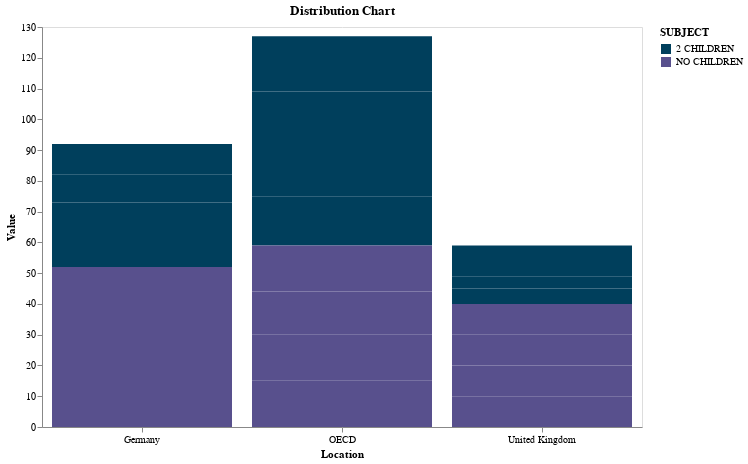

The notebook cell saved with this chart:
### Code cell
alt.Chart(df2_selectedlocations).mark_bar().encode(
    x=alt.X('LOCATION:N', title='Location').axis(
        grid=False,
        labelAngle=-0,
    ),
    y=alt.Y('VALUE:Q', title='Value').axis(
        grid=False
    ),
    #tooltip='SUBJECT:N',
    color=alt.Color('SUBJECT', scale=colors),
).properties(
    title='Distribution Chart',
    width=600,
    height=400
)

### Figure 1 — Vega-Lite specification as saved in the notebook (floating-point values rounded to 4 significant figures)
{"config": {"view": {"continuousWidth": 300, "continuousHeight": 300}}, "data": {"name": "data-7ac37f8d3de7093f73c28ba21ddf0d3e"}, "mark": {"type": "bar"}, "encoding": {"color": {"field": "SUBJECT", "scale": {"range": ["#003f5c", "#58508d", "#bc5090", "#ff6361", "#ffa600"]}, "type": "nominal"}, "x": {"axis": {"grid": false, "labelAngle": 0}, "field": "LOCATION", "title": "Location", "type": "nominal"}, "y": {"axis": {"grid": false}, "field": "VALUE", "title": "Value", "type": "quantitative"}}, "height": 400, "title": "Distribution Chart", "width": 600, "$schema": "https://vega.github.io/schema/vega-lite/v5.15.1.json", "datasets": {"data-7ac37f8d3de7093f73c28ba21ddf0d3e": [{"LOCATION": "Germany", "SUBJECT": "2 CHILDREN", "MEASURE": "HR_AVEWAGE", "TIME": 2019, "VALUE": 12}, {"LOCATION": "Germany", "SUBJECT": "2 CHILDREN", "MEASURE": "HR_AVEWAGE", "TIME": 2020, "VALUE": 9}, {"LOCATION": "Germany", "SUBJECT": "2 CHILDREN", "MEASURE": "HR_AVEWAGE", "TIME": 2021, "VALUE": 9}, {"LOCATION": "Germany", "SUBJECT": "2 CHILDREN", "MEASURE": "HR_AVEWAGE", "TIME": 2022, "VALUE": 10}, {"LOCATION": "Germany", "SUBJECT": "NO CHILDREN", "MEASURE": "HR_AVEWAGE", "TIME": 2019, "VALUE": 13}, {"LOCATION": "Germany", "SUBJECT": "NO CHILDREN", "MEASURE": "HR_AVEWAGE", "TIME": 2020, "VALUE": 13}, {"LOCATION": "Germany", "SUBJECT": "NO CHILDREN", "MEASURE": "HR_AVEWAGE", "TIME": 2021, "VALUE": 13}, {"LOCATION": "Germany", "SUBJECT": "NO CHILDREN", "MEASURE": "HR_AVEWAGE", "TIME": 2022, "VALUE": 13}, {"LOCATION": "United Kingdom", "SUBJECT": "2 CHILDREN", "MEASURE": "HR_AVEWAGE", "TIME": 2019, "VALUE": 5}, {"LOCATION": "United Kingdom", "SUBJECT": "2 CHILDREN", "MEASURE": "HR_AVEWAGE", "TIME": 2020, "VALUE": 4}, {"LOCATION": "United Kingdom", "SUBJECT": "2 CHILDREN", "MEASURE": "HR_AVEWAGE", "TIME": 2021, "VALUE": 4}, {"LOCATION": "United Kingdom", "SUBJECT": "2 CHILDREN", "MEASURE": "HR_AVEWAGE", "TIME": 2022, "VALUE": 6}, {"LOCATION": "United Kingdom", "SUBJECT": "NO CHILDREN", "MEASURE": "HR_AVEWAGE", "TIME": 2019, "VALUE": 10}, {"LOCATION": "United Kingdom", "SUBJECT": "NO CHILDREN", "MEASURE": "HR_AVEWAGE", "TIME": 2020, "VALUE": 10}, {"LOCATION": "United Kingdom", "SUBJECT": "NO CHILDREN", "MEASURE": "HR_AVEWAGE", "TIME": 2021, "VALUE": 10}, {"LOCATION": "United Kingdom", "SUBJECT": "NO CHILDREN", "MEASURE": "HR_AVEWAGE", "TIME": 2022, "VALUE": 10}, {"LOCATION": "OECD", "SUBJECT": "2 CHILDREN", "MEASURE": "HR_AVEWAGE", "TIME": 2019, "VALUE": 16}, {"LOCATION": "OECD", "SUBJECT": "2 CHILDREN", "MEASURE": "HR_AVEWAGE", "TIME": 2020, "VALUE": 17}, {"LOCATION": "OECD", "SUBJECT": "2 CHILDREN", "MEASURE": "HR_AVEWAGE", "TIME": 2021, "VALUE": 17}, {"LOCATION": "OECD", "SUBJECT": "2 CHILDREN", "MEASURE": "HR_AVEWAGE", "TIME": 2022, "VALUE": 18}, {"LOCATION": "OECD", "SUBJECT": "NO CHILDREN", "MEASURE": "HR_AVEWAGE", "TIME": 2019, "VALUE": 15}, {"LOCATION": "OECD", "SUBJECT": "NO CHILDREN", "MEASURE": "HR_AVEWAGE", "TIME": 2020, "VALUE": 15}, {"LOCATION": "OECD", "SUBJECT": "NO CHILDREN", "MEASURE": "HR_AVEWAGE", "TIME": 2021, "VALUE": 14}, {"LOCATION": "OECD", "SUBJECT": "NO CHILDREN", "MEASURE": "HR_AVEWAGE", "TIME": 2022, "VALUE": 15}]}}
